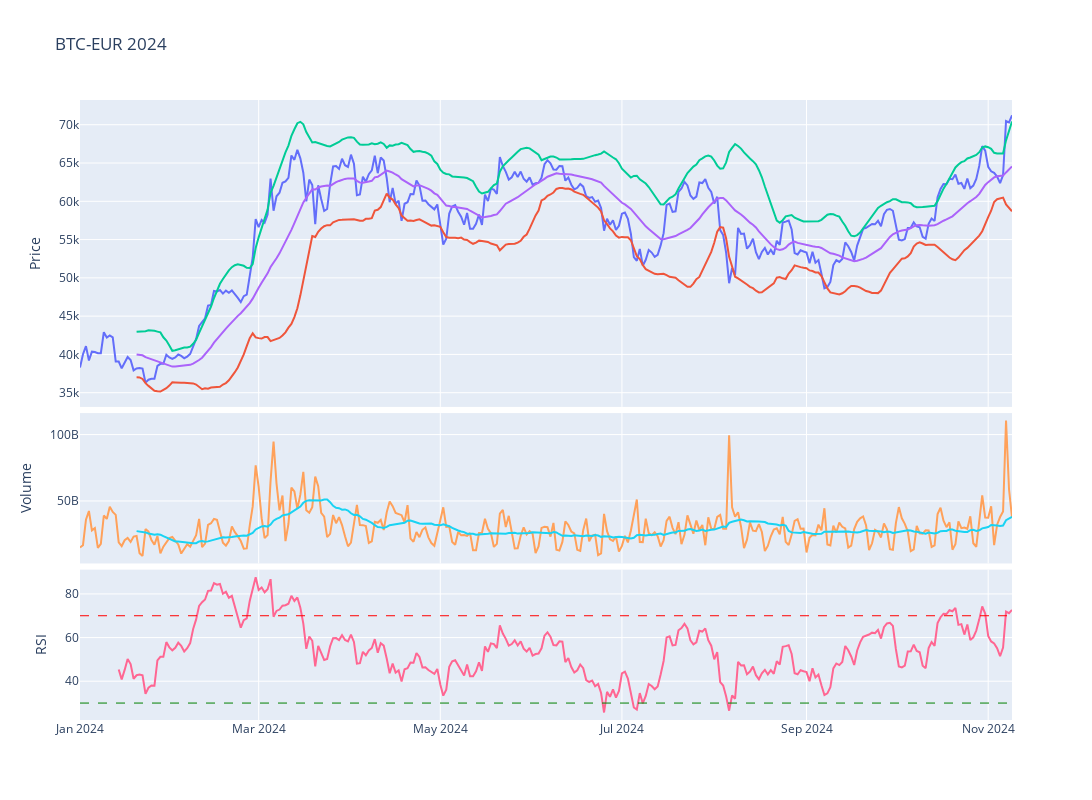

Notebook source saved alongside this figure:
### Code cell
# Plot the adjusted close price
fig = make_subplots(rows=4, cols=1,shared_xaxes=True,vertical_spacing=0.01,specs=[[{'rowspan':2,'colspan':1}],[None],[{'rowspan':1,'colspan':1}],[{'rowspan':1,'colspan':1}]])

# Graph (1,1)
fig.add_trace(go.Scatter(x=stock_ticker['Adj Close'].loc[year].index,y=stock_ticker['Adj Close'].loc[year],mode="lines",name=f'{ticker}'),row=1,col=1)
fig.add_trace(go.Scatter(x=stock_ticker['BB_Lower'].loc[year].index,y=stock_ticker['BB_Lower'].loc[year],mode="lines",name='BB_Lower'),row=1,col=1)
fig.add_trace(go.Scatter(x=stock_ticker['BB_Upper'].loc[year].index,y=stock_ticker['BB_Upper'].loc[year],mode="lines",name='BB_Upper'),row=1,col=1)
fig.add_trace(go.Scatter(x=stock_ticker['MMA20'].loc[year].index,y=stock_ticker['MMA20'].loc[year],mode="lines",name='MMA20'),row=1,col=1)
# Update xaxis properties
fig.update_yaxes(title_text="Price", row=1, col=1)

# Graph (3,1)
fig.add_trace(go.Scatter(x=stock_ticker['Volume'].loc[year].index,y=stock_ticker['Volume'].loc[year],mode="lines",name='Volume'),row=3, col=1)
fig.add_trace(go.Scatter(x=stock_ticker['Volume'].loc[year].index,y=stock_ticker['Volume'].loc[year].rolling(20).mean(),mode="lines",name='MMA20'),row=3,col=1)
fig.update_yaxes(title_text="Volume", row=3, col=1)

# Graph (4,1)
fig.add_trace(go.Scatter(x=stock_ticker['RSI'].loc[year].index,y=stock_ticker['RSI'].loc[year],mode="lines",name='RSI'),row=4, col=1)
fig.add_hline(y=30, line_width=1, line_dash="dash", line_color="green",row=4,col=1)
fig.add_hline(y=70, line_width=1, line_dash="dash", line_color="red",row=4,col=1)
fig.update_yaxes(title_text="RSI", row=4, col=1)

fig.update_layout(height=800, width=1300,showlegend=False,title=f"{ticker} {year}")

fig.show()

### Figure 1 — Plotly figure (JSON) as saved in the notebook; plotly's stock layout.template omitted (floating-point values rounded to 4 significant figures; data arrays with more than 128 entries replaced by an {"elided": "..."} marker saying what was removed)
{"data": [{"mode": "lines", "name": "BTC-EUR", "type": "scatter", "x": {"elided": "314 str values"}, "xaxis": "x", "y": {"elided": "314 float values"}, "yaxis": "y"}, {"mode": "lines", "name": "BB_Lower", "type": "scatter", "x": {"elided": "314 str values"}, "xaxis": "x", "y": {"elided": "314 float values"}, "yaxis": "y"}, {"mode": "lines", "name": "BB_Upper", "type": "scatter", "x": {"elided": "314 str values"}, "xaxis": "x", "y": {"elided": "314 float values"}, "yaxis": "y"}, {"mode": "lines", "name": "MMA20", "type": "scatter", "x": {"elided": "314 str values"}, "xaxis": "x", "y": {"elided": "314 float values"}, "yaxis": "y"}, {"mode": "lines", "name": "Volume", "type": "scatter", "x": {"elided": "314 str values"}, "xaxis": "x2", "y": {"elided": "314 int values"}, "yaxis": "y2"}, {"mode": "lines", "name": "MMA20", "type": "scatter", "x": {"elided": "314 str values"}, "xaxis": "x2", "y": {"elided": "314 float values"}, "yaxis": "y2"}, {"mode": "lines", "name": "RSI", "type": "scatter", "x": {"elided": "314 str values"}, "xaxis": "x3", "y": {"elided": "314 float values"}, "yaxis": "y3"}], "layout": {"height": 800, "shapes": [{"line": {"color": "green", "dash": "dash", "width": 1}, "type": "line", "x0": 0, "x1": 1, "xref": "x3 domain", "y0": 30, "y1": 30, "yref": "y3"}, {"line": {"color": "red", "dash": "dash", "width": 1}, "type": "line", "x0": 0, "x1": 1, "xref": "x3 domain", "y0": 70, "y1": 70, "yref": "y3"}], "showlegend": false, "title": {"text": "BTC-EUR 2024"}, "width": 1300, "xaxis": {"anchor": "y", "domain": [0, 1], "matches": "x3", "showticklabels": false}, "xaxis2": {"anchor": "y2", "domain": [0, 1], "matches": "x3", "showticklabels": false}, "xaxis3": {"anchor": "y3", "domain": [0, 1]}, "yaxis": {"anchor": "x", "domain": [0.505, 1], "title": {"text": "Price"}}, "yaxis2": {"anchor": "x2", "domain": [0.2525, 0.495], "title": {"text": "Volume"}}, "yaxis3": {"anchor": "x3", "domain": [0, 0.2425], "title": {"text": "RSI"}}}}
